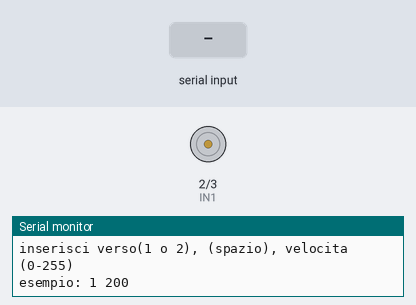
This sketch was run on a simulated Arduino Uno, built with avr-gcc and run on an emulated ATmega328P. Shown: motor-driver pin pairs drawn as motors (green arrow = first pin HIGH = forward, orange = second pin HIGH = backward, longer = more drive, scaled by the enable pin), the last lines printed to the serial monitor. The test bench sets the inputs (shaded band).

Above: at 1.2 s.
1.3 s: "1,90\n" received over Serial
At 1.8 s:
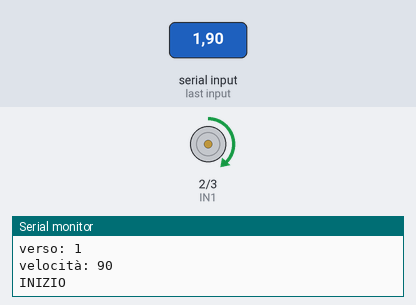
2.8 s: "1,90,45\n" received over Serial
Timing chart, 0 to 9.8 s (numbered marks = the images above; inputs shaded):
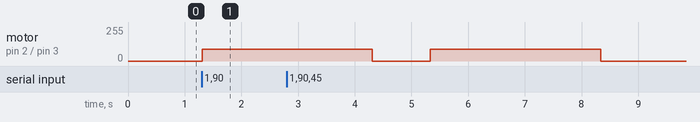

Measured:
- after the input at 1.3 s, motor on pin 2 (IN1) / pin 3 (IN2): stopped → forward 90/255 at once

The sketch:

motorino.ino
```cpp
int EN = 9;
int IN1 = 2;
int IN2 = 3;

int verso;
int velocita;

void setup()
{
  Serial.begin(9600);
  Serial.setTimeout(3000);

  pinMode(EN, OUTPUT);
  pinMode(IN1, OUTPUT);
  pinMode(IN2, OUTPUT);
}

void loop()
{
  Serial.println("inserisci verso(1 o 2), (spazio), velocita (0-255)");
  Serial.println("esempio: 1 200");

  while (Serial.available() == 0)
  {}
  verso = Serial.parseInt();

  while (Serial.available() == 0)
  {}
  velocita = Serial.parseInt();

  while (Serial.available() > 0)
  {
    Serial.read();
  }

  if (velocita > 255) velocita = 255;
  if (velocita < 0) velocita = 0;

  Serial.print("verso: ");
  Serial.println(verso);
  Serial.print("velocità: ");
  Serial.println(velocita);

  if (verso == 1)
  {
    // orario
    digitalWrite(IN1, HIGH);
    digitalWrite(IN2, LOW);
    analogWrite(EN, velocita);

  }else if (verso == 2)
  {
    // antiorario
    digitalWrite(IN1, LOW);
    digitalWrite(IN2, HIGH);
    analogWrite(EN, velocita);
  }else
  {
    Serial.println("il verso inserito non è valido");
  }

  Serial.println("INIZIO");
  delay(3000);
  Serial.println("FINE");

  // Serial.println("scrivi qualcosa per fermare il motorino");
  // while(Serial.available() == 0)
  // {}
  // while (Serial.available() > 0)
  // {
  //   Serial.read();
  // }

  analogWrite(EN, 0);
  digitalWrite(IN1, LOW);
  digitalWrite(IN2, LOW);

  delay(1000);
}
```

TorneoViaggiatori.c
```cpp
/******************************************************************************

                            Online C Compiler.
                Code, Compile, Run and Debug C program online.
Write your code in this editor and press "Run" button to compile and execute it.

*******************************************************************************/

#include <stdio.h>

int main()
{
    int numViaggiatori;
    char nomi[5][50];
    float distanze[5][3];
    int difficolta[5];
    char bonus[5];
    float punteggio[5];
    float mediaDistanze;
    float punteggioMax = 0;
    int vincitore;


    printf("inserisci il numero di viaggiatori(tra 1 e 5)\n");
    scanf("%d", &numViaggiatori);
    if(numViaggiatori<1 || numViaggiatori >5)
    {
        printf("errore: il numero di viaggiatori deve essere compreso tra 1 e 5");
        return 1;
    }


    for(int i = 0; i < numViaggiatori; i++)
    {
        printf("viaggiatore numero %d\n", i+1);
        printf("inserisci il nome\n");
        scanf("%s", nomi[i]);

        printf("distanze delle tre tappe (km): ");
        for (int j = 0; j < 3; j++) {
            scanf("%f", &distanze[i][j]);
        }

        printf("livello di difficolta (1-10): ");
        scanf("%d", &difficolta[i]);

        printf("ha trovato un bonus (s/n)? \n");
        scanf(" %c", &bonus[i]);
    }

    for(int i = 0; i<numViaggiatori; i++)
    {
        mediaDistanze = (distanze[i][0] + distanze[i][1] + distanze[i][2]) / 3;

        punteggio[i] = mediaDistanze * difficolta[i];
        if(bonus[i] == 's' || bonus[i] == 'S')
        {
            punteggio[i] += 50;
        }
    }

    for(int i = 0; i<numViaggiatori; i++)
    {
        printf("nome: %s, punteggio: %.2f ", nomi[i], punteggio[i]);

        if (punteggio[i] > 400)
        {
            printf("titolo: Esploratore Leggendario\n");
        }else if (punteggio[i] >= 250)
        {
            printf("titolo: Viaggiatore Esperto\n");
        }else if (punteggio[i] >= 100)
        {
            printf("titolo: Avventuriero\n");
        }else
        {
            printf("titolo: Principiante\n");
        }
    }

    for(int i = 0; i<numViaggiatori; i++)
    {
        if(punteggio[i] > punteggioMax)
        {
            punteggioMax = punteggio[i];
            vincitore = i;
        }
    }
    printf("vincitore: %s, punti: %.2f", nomi[vincitore], punteggioMax);

    return 0;
}
```

compito__2_.c
```cpp
/******************************************************************************

                            Online C Compiler.
                Code, Compile, Run and Debug C program online.
Write your code in this editor and press "Run" button to compile and execute it.

*******************************************************************************/

#include <stdio.h>

int main()
{
    int studenti, numVoti;
    float voto, media;
    char risposta;

    do
    {
    printf("quanti studenti ci sono?");
    scanf("%d", &studenti);
    }while(studenti <= 0);

    for(int i = 0; i<studenti; i++)
    {
        printf("inserisci un voto");
        scanf("%f", &voto);
        media = 0;
        numVoti = 1;
        media += voto;

        do
        {
            printf("vuoi inserire un altro voto? s/n");
            scanf(" %c", &risposta);
            if(risposta == 's')
            {
                numVoti++;
                printf("inserisci il voto");
                scanf("%f", &voto);
                media += voto;
            }
        }while(risposta == 's');

        media = media/numVoti;
        printf("la media è: %.2f \n", media);
        if(media < 6)
        {
            printf(" il successo dipende dalla preparazione precedente, e senza una tale preparazione c'è sicuramente fallimento.\n");
        }
    }
    return 0;
}
```
